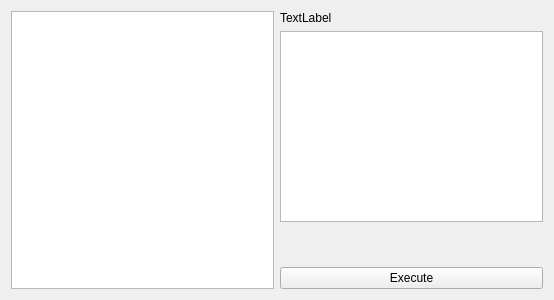
<?xml version="1.0" encoding="UTF-8"?>
<ui version="4.0">
 <class>Task</class>
 <widget class="QWidget" name="Task">
  <property name="geometry">
   <rect>
    <x>0</x>
    <y>0</y>
    <width>554</width>
    <height>300</height>
   </rect>
  </property>
  <property name="windowTitle">
   <string>Form</string>
  </property>
  <layout class="QHBoxLayout" name="horizontalLayout">
   <item>
    <widget class="QListWidget" name="listWidget"/>
   </item>
   <item>
    <layout class="QVBoxLayout" name="verticalLayout">
     <item>
      <widget class="QLabel" name="lblName">
       <property name="text">
        <string>TextLabel</string>
       </property>
      </widget>
     </item>
     <item>
      <widget class="QTextBrowser" name="lblDescr"/>
     </item>
     <item>
      <spacer name="verticalSpacer">
       <property name="orientation">
        <enum>Qt::Vertical</enum>
       </property>
       <property name="sizeHint" stdset="0">
        <size>
         <width>20</width>
         <height>40</height>
        </size>
       </property>
      </spacer>
     </item>
     <item>
      <widget class="QPushButton" name="btnExecute">
       <property name="text">
        <string>Execute</string>
       </property>
      </widget>
     </item>
    </layout>
   </item>
  </layout>
 </widget>
 <resources/>
 <connections/>
</ui>
